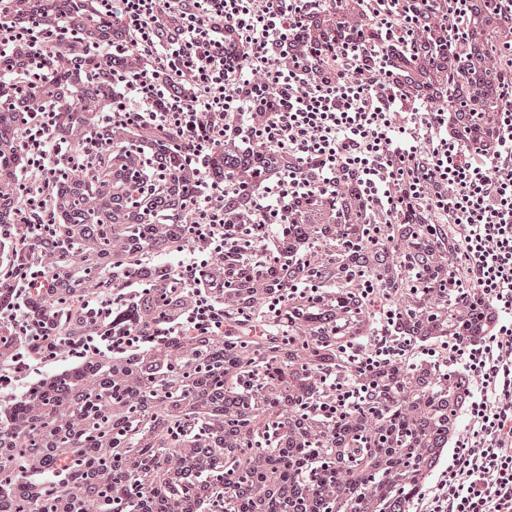
#> input picture dataset/test/IR/HGSOC_002-tile-r10-c57-x57344-y9216-wh1024-e512.jpg, 512 x 512 px; its folder holds only this picture in this run
$ python -i clustering_v3.py   (imports and definitions only)   (older library calls are emulated)
#> lines starting #> are read from the running program, lines starting #| are printed output that depends on the picture
# ------------------------------------------------------------------------
#
# Licensed under the Apache License, Version 2.0 (the "License");
# you may not use this file except in compliance with the License.
# You may obtain a copy of the License at
#
#      http://www.apache.org/licenses/LICENSE-2.0
#
# Unless required by applicable law or agreed to in writing, software
# distributed under the License is distributed on an "AS IS" BASIS,
# WITHOUT WARRANTIES OR CONDITIONS OF ANY KIND, either express or implied.
# See the License for the specific language governing permissions and
# limitations under the License.
#
# ------------------------------------------------------------------------

import os
import glob
import math
import multiprocessing
import numpy as np
import pandas as pd
import openslide
from openslide import OpenSlideError
import PIL
from PIL import Image, ImageDraw, ImageFont
import datetime
import skimage.morphology as sk_morphology
from enum import Enum
from tqdm import tqdm

## SETTINGS ##
## Parameters for image processing
# FILTER処理を行う画像の縮小倍率 (例 SCALE_FACTOR = 32 → 縦,横 1/32倍画像を用いて画像処理)
SCALE_FACTOR = 32
# 分割する際の1枚あたりのタイルサイズ
ROW_TILE_SIZE = 662
COL_TILE_SIZE = 662
# タイル分割時の組織量に基づく表示閾値
TISSUE_HIGH_THRESH = 50
TISSUE_LOW_THRESH = 10
# タイルを書き出す際の閾値と縮小倍率 (例 EXPORT_SCALE = 2 → 縦,横 1/2倍でタイル書き出し)
EXPORT_TILE_THRESH = 80
EXPORT_TILE_SCALE = 2
# Tileサマリ画像上でのラベル有無設定
DISPLAY_TILE_SUMMARY_LABELS = True

## BASIC SETTINGS
# Specify base directory
BASE_DIR = os.path.join(os.path.dirname(os.path.dirname(os.path.abspath(__file__))), "images")
# Directory of the input whole slide images
SRC_TRAIN_DIR = os.path.join(BASE_DIR, "original")
# File extension of input whole slide image (e.g. svs, ndpi)
SRC_TRAIN_EXT = "svs"
# Project name: Used as an prefix for export image names
TRAIN_PREFIX = "HGSOC_"
# File extension of output images (e.g. png, jpg, tif)
DEST_TILE_EXT = "jpg"

## EXPORT SETTINGS
# Save training image
SAVE_TRAININGIMAGE = True
# Save filter images
SAVE_FILTERDIMAGE = True
# Save tile summary images
SAVE_SUMMARY = True

## 出力ファイル先設定
DEST_TRAIN_SUFFIX = ""  # Example: "train-"
DEST_TRAIN_EXT = "png"
DEST_TRAIN_DIR = os.path.join(BASE_DIR, "training_" + DEST_TRAIN_EXT)
THUMBNAIL_SIZE = 300
THUMBNAIL_EXT = "jpg"
DEST_TRAIN_THUMBNAIL_DIR = os.path.join(BASE_DIR, "training_thumbnail_" + THUMBNAIL_EXT)
FILTER_SUFFIX = ""  # Example: "filter-"
FILTER_RESULT_TEXT = "filtered"
FILTER_DIR = os.path.join(BASE_DIR, "filter_" + DEST_TRAIN_EXT)
FILTER_THUMBNAIL_DIR = os.path.join(BASE_DIR, "filter_thumbnail_" + THUMBNAIL_EXT)
TILE_SUMMARY_DIR = os.path.join(BASE_DIR, "tile_summary_" + DEST_TRAIN_EXT)
TILE_SUMMARY_ON_ORIGINAL_DIR = os.path.join(BASE_DIR, "tile_summary_on_original_" + DEST_TRAIN_EXT)
TILE_SUMMARY_SUFFIX = "tile_summary"
TILE_SUMMARY_THUMBNAIL_DIR = os.path.join(BASE_DIR, "tile_summary_thumbnail_" + THUMBNAIL_EXT)
TILE_SUMMARY_ON_ORIGINAL_THUMBNAIL_DIR = os.path.join(BASE_DIR, "tile_summary_on_original_thumbnail_" + THUMBNAIL_EXT)
TILE_DIR = os.path.join(BASE_DIR, "tiles_" + DEST_TILE_EXT)
TILE_SUFFIX = "tile"
DEST_DataFrame_DIR = os.path.join(BASE_DIR, "dataframe")

## Summaryファイルの色、フォント設定
HIGH_COLOR = (0, 255, 0)
MEDIUM_COLOR = (255, 255, 0)
LOW_COLOR = (255, 165, 0)
NONE_COLOR = (255, 0, 0)
TILE_LABEL_TEXT_SIZE = 10
TILE_BORDER_SIZE = 2
FONT_BASE_DIR = os.path.join(os.path.dirname(os.path.dirname(os.path.abspath(__file__))), "fonts")
FONT_PATH = os.path.join(FONT_BASE_DIR, "Arial Bold.ttf")
SUMMARY_TITLE_FONT_PATH = os.path.join(FONT_BASE_DIR, "Courier New Bold.ttf")
SUMMARY_TITLE_TEXT_COLOR = (0, 0, 0)
SUMMARY_TITLE_TEXT_SIZE = 24
SUMMARY_TILE_TEXT_COLOR = (255, 255, 255)
TILE_TEXT_COLOR = (0, 0, 0)
TILE_TEXT_SIZE = 36
TILE_TEXT_BACKGROUND_COLOR = (255, 255, 255)
TILE_TEXT_W_BORDER = 5
TILE_TEXT_H_BORDER = 4


# [241 lines left out: functions open_slide, open_image, open_image_np, get_num_training_slides, get_training_image_path, get_training_thumbnail_path and 8 more, not called in this run]


def slide_to_scaled_pil_image(slide_number):
    """
    Convert a WSI training slide to a scaled-down PIL image.
    Args:
      slide_number: The slide number.
    Returns:
      Tuple consisting of scaled-down PIL image, original width, original height, new width, and new height.
    """

    # [15 lines left out: functions _get_concat_h, _get_concat_v, not called in this run]

    f = Filename()
    slide_filepath = f.filenames(slide_number)["filepath"]
    slide_name = f.filenames(slide_number)["filename"]
    print("Opening Slide #%d: %s" % (slide_number, slide_name))
    slide = open_slide(slide_filepath)
    large_w, large_h = slide.dimensions
    new_w = math.floor(large_w / SCALE_FACTOR)
    new_h = math.floor(large_h / SCALE_FACTOR)
    level = slide.get_best_level_for_downsample(SCALE_FACTOR)

    if SRC_TRAIN_EXT == "svs" and large_w > 65535 or large_h > 65535:
        unit_x, unit_y = 1024, 1024
        downsample_rate = slide.level_downsamples[level]
        w_rep, h_rep = int(large_w / unit_x) + 1, int(large_h / unit_y) + 1
        w_end, h_end = large_w % unit_x, large_h % unit_y
        w_size, h_size = unit_x, unit_y
        w_start, h_start = 0, 0
        v_lst = []
        for i in range(h_rep):
            if i == h_rep - 1:
                h_size = h_end
            h_lst = []
            for j in range(w_rep):
                if j == w_rep - 1:
                    w_size = w_end
                tile_img = slide.read_region((w_start, h_start), level, (
                    math.floor(w_size / downsample_rate), math.floor(h_size / downsample_rate)))
                tile_img = tile_img.convert("RGB")
                h_lst.append(tile_img)
                w_start += unit_x
            v_lst.append(h_lst)
            w_size = unit_x
            h_start += unit_y
            w_start = 0
        concat_h = [_get_concat_h(v) for v in v_lst]
        concat_hv = _get_concat_v(concat_h)
        scaled_img = concat_hv.resize((new_w, new_h), PIL.Image.BILINEAR)
        return scaled_img, large_w, large_h, new_w, new_h
    else:
        whole_slide_image = slide.read_region((0, 0), level, slide.level_dimensions[level])
        whole_slide_image = whole_slide_image.convert("RGB")
        scaled_img = whole_slide_image.resize((new_w, new_h), PIL.Image.BILINEAR)
        return scaled_img, large_w, large_h, new_w, new_h


def training_slide_to_image(slide_number, save=SAVE_TRAININGIMAGE):
    """
    Convert a WSI training slide to a saved scaled-down image in a format such as jpg or png.
    Args:
      slide_number: The slide number.
      save: if True, produce training image.
    Returns:
      Tuple consisting of scaled-down PIL image, original width, original height, new width, and new height.
    """
    img, large_w, large_h, new_w, new_h = slide_to_scaled_pil_image(slide_number)
    dimension = large_w, large_h, new_w, new_h
    if save:
        img_path = get_training_image_path(slide_number, dimension)
        print("Saving image to: " + img_path)
        if not os.path.exists(DEST_TRAIN_DIR):
            os.makedirs(DEST_TRAIN_DIR)
        img.save(img_path)
        thumbnail_path = get_training_thumbnail_path(slide_number, dimension)
        save_thumbnail(img, THUMBNAIL_SIZE, thumbnail_path)
    np_img = pil_to_np_rgb(img)
    return np_img, dimension


# [710 lines left out: functions pil_to_np_rgb, np_to_pil, mask_rgb, mask_percent, tissue_percent, filter_remove_small_objects and 22 more, not called in this run]


def summary_and_features_from_tiles(slide_num, save_summary=SAVE_SUMMARY):
    """
    Generate tile summary and export tiles for slide.
    Args:
      slide_num: The slide number.
      save_summary: If True, save tile summary images.
    """
    np_img, dimension = training_slide_to_image(slide_num)
    fileterd_np_img = apply_filters_to_image(slide_num, np_img, dimension)
    tile_sum = score_tiles(slide_num, fileterd_np_img, dimension)
    generate_tile_summaries(tile_sum, np_img, fileterd_np_img, save_summary=save_summary)
    return tile_sum


def process_list_to_tiles(image_num_list):
    """
    Generate tile summaries and tiles for a list of images.
    Args:
      image_num_list: List of image numbers.
    """
    if os.path.exists(DEST_DataFrame_DIR):
        os.makedirs(DEST_DataFrame_DIR)
    tile_sum_list = list()
    for slide_num in image_num_list:
        t = Time()
        tile_summary = summary_and_features_from_tiles(slide_num)
        df_name = TRAIN_PREFIX + str(tile_summary.slide_num).zfill(3)
        tile_sum_list.append(tile_summary.to_dict())
        df = pd.DataFrame.from_records([tile.to_dict() for tile in tile_summary.tiles])
        df.to_pickle(os.path.join(DEST_DataFrame_DIR, df_name + ".pkl"))
        print("Done slide processing: %s | Time: %-14s" % (df_name, str(t.elapsed())))
        del df, tile_summary
    return tile_sum_list


# [110 lines left out: functions process_range_to_tiles, singleprocess_filter_and_features, multiprocess_filter_and_features, not called in this run]


class Filename:
    """
    Class for collecting file name.
    """
    def __init__(self):
        root_dir = SRC_TRAIN_DIR
        self.image_names = sorted(glob.glob(os.path.join(root_dir, '*')))

    def filenames(self, idx):
        file_name = os.path.splitext(os.path.basename(self.image_names[idx - 1]))[0]
        file_path = self.image_names[idx - 1]
        filenames = {'filename': file_name, 'filepath': file_path}
        return filenames


class Time:
    """
    Class for displaying elapsed time.
    """

    def __init__(self):
        self.start = datetime.datetime.now()

    def elapsed_display(self):
        time_elapsed = self.elapsed()
        print("Time elapsed: " + str(time_elapsed))

    # [4 lines left out: function elapsed, not called in this run]


class TileSummary:
    """
    Class for tile summary information.
    """

    slide_num = None
    orig_w = None
    orig_h = None
    orig_tile_w = None
    orig_tile_h = None
    scale_factor = SCALE_FACTOR
    scaled_w = None
    scaled_h = None
    scaled_tile_w = None
    scaled_tile_h = None
    mask_percentage = None
    num_row_tiles = None
    num_col_tiles = None

    count = 0
    high = 0
    medium = 0
    low = 0
    none = 0

    # [16 lines left out: function __init__, not called in this run]

    def __str__(self):
        return summary_title(self) + "\n" + summary_stats(self)

    # [16 lines left out: function to_dict, not called in this run]


class Tile:
    """
    Class for information about a tile.
    """
    # [18 lines left out: function __init__, not called in this run]

    def __str__(self):
        return "[Tile #%d, Row #%d, Column #%d, Tissue %4.2f%%, Score %0.4f]" % (
            self.tile_num, self.r, self.c, self.tissue_percentage, self.t_p_score)

    def __repr__(self):
        return "\n" + self.__str__()

    def tissue_quantity(self):
        return tissue_quantity(self.tissue_percentage)

    def tissue_export(self):
        return tissue_export(self.tissue_percentage)

    # [27 lines left out: function to_dict, not called in this run]


class TissueQuantity(Enum):
    NONE = 0
    LOW = 1
    MEDIUM = 2
    HIGH = 3


class TissueExport(Enum):
    EXPORT = 0
    NOEXPORT = 1


## 実行コード
# [3 lines not run here, left out]

    ## 途中の番号より実行する場合
    # start_ind = 1  # 開始番号
    # singleprocess_filter_and_features(start_ind)

>>> import cv2
>>> picture = cv2.imread('../dataset/test/IR/HGSOC_002-tile-r10-c57-x57344-y9216-wh1024-e512.jpg', cv2.IMREAD_GRAYSCALE)
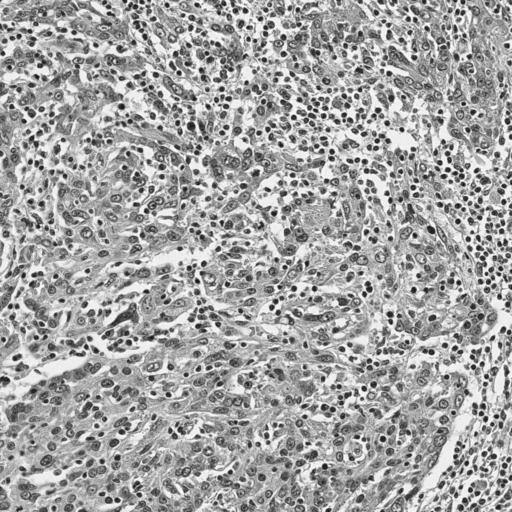
#> picture: shape (512, 512); min 9, max 255, mean 164.4
#> the loop in process_list_to_tiles, `for slide_num in image_num_list:` made 1 pass
#> after the loop in process_list_to_tiles, `for slide_num in image_num_list:`: tile_sum_list = []
#> (the run stopped early here; a loop or call above may not have finished)

$ run again, on dataset/test/IR/HGSOC_002-tile-r12-c63-x63488-y11264-wh1024-e512.jpg
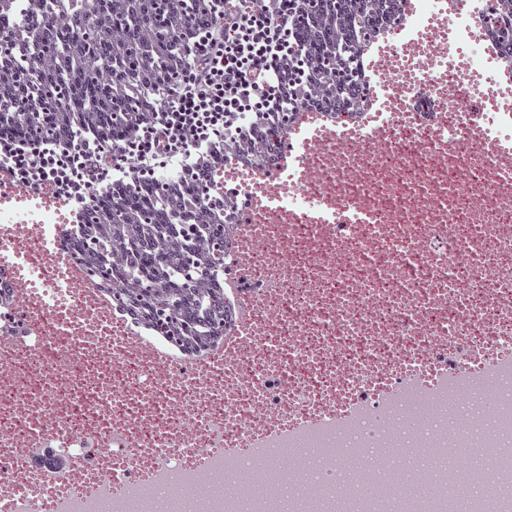
#> input picture dataset/test/IR/HGSOC_002-tile-r12-c63-x63488-y11264-wh1024-e512.jpg, 512 x 512 px
#> `picture = cv2.imread('../dataset/test/IR/HGSOC_002-tile-r10-c57-x57344..`:
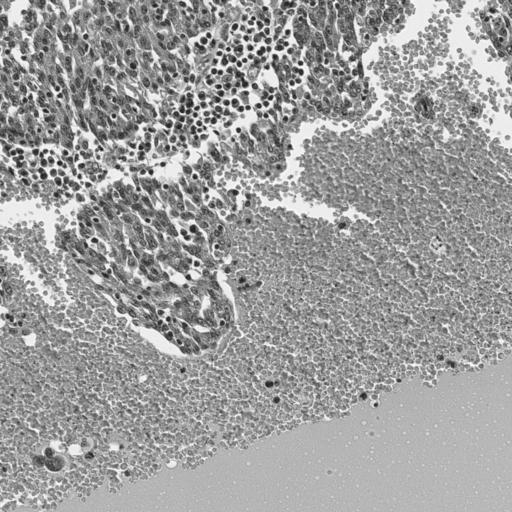
#> picture: shape (512, 512); min 9, max 255, mean 157.9
#> the loop in process_list_to_tiles, `for slide_num in image_num_list:` made 1 pass
#> after the loop in process_list_to_tiles, `for slide_num in image_num_list:`: tile_sum_list = []

$ run again, on dataset/test/IR/HGSOC_002-tile-r14-c51-x51200-y13312-wh1024-e512.jpg
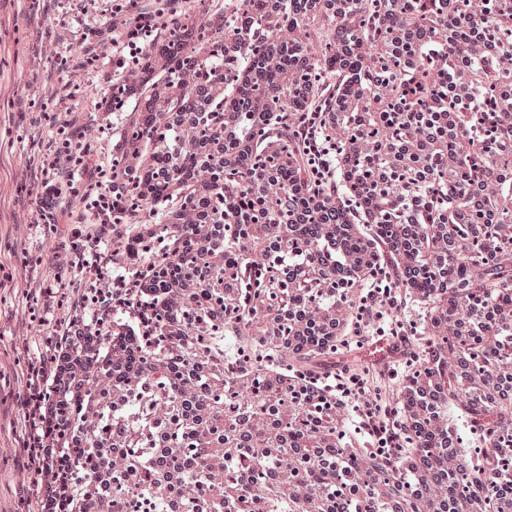
#> input picture dataset/test/IR/HGSOC_002-tile-r14-c51-x51200-y13312-wh1024-e512.jpg, 512 x 512 px
#> `picture = cv2.imread('../dataset/test/IR/HGSOC_002-tile-r10-c57-x57344..`:
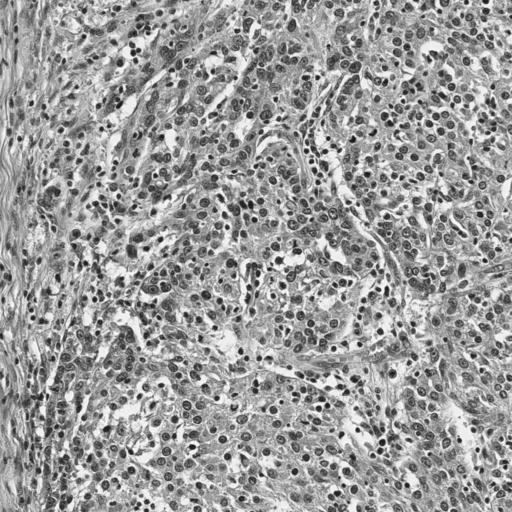
#> picture: shape (512, 512); min 6, max 255, mean 155.8
#> the loop in process_list_to_tiles, `for slide_num in image_num_list:` made 1 pass
#> after the loop in process_list_to_tiles, `for slide_num in image_num_list:`: tile_sum_list = []

$ run again, on dataset/test/IR/HGSOC_002-tile-r15-c60-x60416-y14336-wh1024-e512.jpg
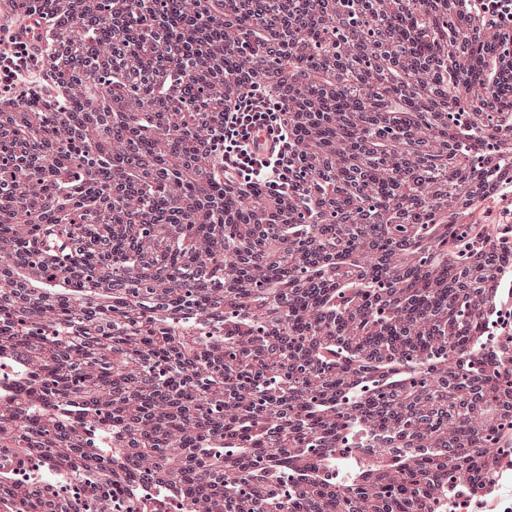
#> input picture dataset/test/IR/HGSOC_002-tile-r15-c60-x60416-y14336-wh1024-e512.jpg, 512 x 512 px
#> `picture = cv2.imread('../dataset/test/IR/HGSOC_002-tile-r10-c57-x57344..`:
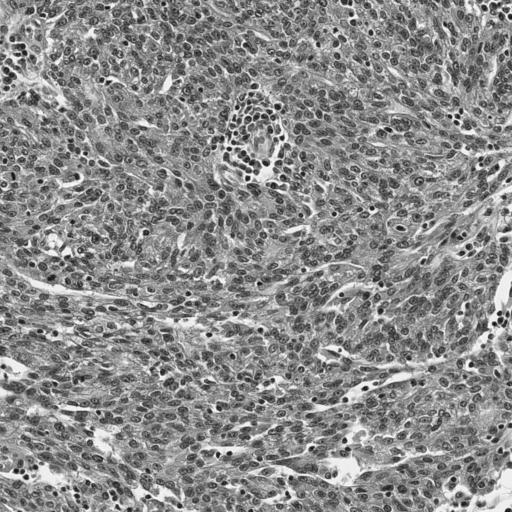
#> picture: shape (512, 512); min 4, max 255, mean 139.6
#> the loop in process_list_to_tiles, `for slide_num in image_num_list:` made 1 pass
#> after the loop in process_list_to_tiles, `for slide_num in image_num_list:`: tile_sum_list = []
